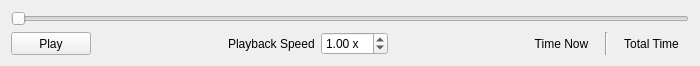
<?xml version="1.0" encoding="UTF-8"?>
<ui version="4.0">
 <class>TrajectoryPreview</class>
 <widget class="QWidget" name="TrajectoryPreview">
  <property name="geometry">
   <rect>
    <x>0</x>
    <y>0</y>
    <width>700</width>
    <height>64</height>
   </rect>
  </property>
  <property name="sizePolicy">
   <sizepolicy hsizetype="Preferred" vsizetype="Minimum">
    <horstretch>0</horstretch>
    <verstretch>0</verstretch>
   </sizepolicy>
  </property>
  <property name="windowTitle">
   <string>Form</string>
  </property>
  <layout class="QVBoxLayout" name="verticalLayout">
   <item>
    <widget class="QSlider" name="timeSlider">
     <property name="sizePolicy">
      <sizepolicy hsizetype="Expanding" vsizetype="Minimum">
       <horstretch>0</horstretch>
       <verstretch>0</verstretch>
      </sizepolicy>
     </property>
     <property name="maximum">
      <number>1000</number>
     </property>
     <property name="orientation">
      <enum>Qt::Horizontal</enum>
     </property>
    </widget>
   </item>
   <item>
    <layout class="QHBoxLayout" name="horizontalLayout">
     <property name="sizeConstraint">
      <enum>QLayout::SetMinimumSize</enum>
     </property>
     <item>
      <widget class="QPushButton" name="playButton">
       <property name="sizePolicy">
        <sizepolicy hsizetype="Minimum" vsizetype="Minimum">
         <horstretch>0</horstretch>
         <verstretch>0</verstretch>
        </sizepolicy>
       </property>
       <property name="text">
        <string>Play</string>
       </property>
       <property name="checkable">
        <bool>true</bool>
       </property>
      </widget>
     </item>
     <item>
      <spacer name="horizontalSpacer_4">
       <property name="orientation">
        <enum>Qt::Horizontal</enum>
       </property>
       <property name="sizeHint" stdset="0">
        <size>
         <width>40</width>
         <height>20</height>
        </size>
       </property>
      </spacer>
     </item>
     <item>
      <widget class="QLabel" name="scaleLabel">
       <property name="text">
        <string>Playback Speed</string>
       </property>
      </widget>
     </item>
     <item>
      <widget class="QDoubleSpinBox" name="scaleSpinBox">
       <property name="suffix">
        <string> x</string>
       </property>
       <property name="singleStep">
        <double>0.100000000000000</double>
       </property>
       <property name="value">
        <double>1.000000000000000</double>
       </property>
      </widget>
     </item>
     <item>
      <spacer name="horizontalSpacer_3">
       <property name="orientation">
        <enum>Qt::Horizontal</enum>
       </property>
       <property name="sizeHint" stdset="0">
        <size>
         <width>40</width>
         <height>20</height>
        </size>
       </property>
      </spacer>
     </item>
     <item>
      <widget class="QLabel" name="currentLabel">
       <property name="minimumSize">
        <size>
         <width>75</width>
         <height>0</height>
        </size>
       </property>
       <property name="text">
        <string>Time Now</string>
       </property>
       <property name="alignment">
        <set>Qt::AlignCenter</set>
       </property>
      </widget>
     </item>
     <item>
      <widget class="Line" name="line">
       <property name="orientation">
        <enum>Qt::Vertical</enum>
       </property>
      </widget>
     </item>
     <item>
      <widget class="QLabel" name="totalLabel">
       <property name="minimumSize">
        <size>
         <width>75</width>
         <height>0</height>
        </size>
       </property>
       <property name="text">
        <string>Total Time</string>
       </property>
       <property name="alignment">
        <set>Qt::AlignCenter</set>
       </property>
      </widget>
     </item>
    </layout>
   </item>
  </layout>
 </widget>
 <resources/>
 <connections/>
</ui>
